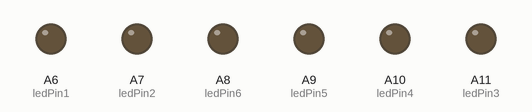
Simulated run of this sketch. Board: Arduino Mega 2560, built with avr-gcc and run on an emulated ATmega2560. Parts: output pins drawn as LEDs (lit = HIGH). Pins used as bus, display or sensor lines are not drawn.

Above: at 0.2 s.
At 1.0 s:
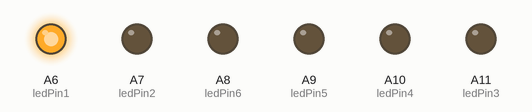
At 2.0 s:
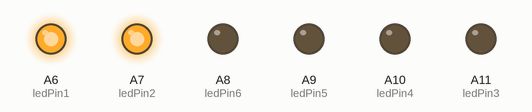
At 3.0 s:
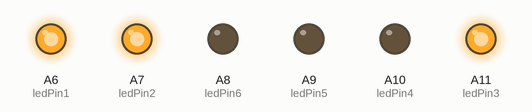
At 5.0 s:
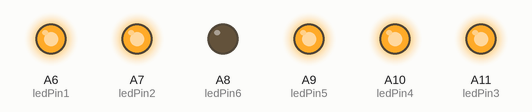
At 9.2 s:
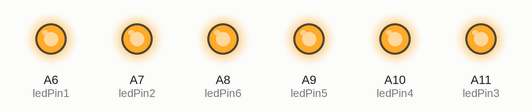
Timing chart, 0 to 16.9 s (numbered marks = the images above):
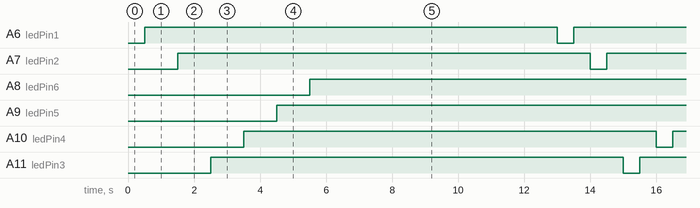

The sketch:

sole_soloniod.ino
```cpp
const int c1 =  A0;
const int c2 =  A1;
const int c3=  A5;
const int c4 =  A4;
const int c5 =  A3;
const int c6 =  A2;

const int ledPin1 =  A6;
const int ledPin2 =  A7;
const int ledPin3 =  A11;
const int ledPin4 =  A10;
const int ledPin5 =  A9;
const int ledPin6 =  A8;

const char charac[]={'a','b','c','d','e','f','g','h','i','j','k','l','m','n','o','p','q','r','s','t','u','v','w','x','y','z','1','2','3','4','5','6','7','8','9','0'};
 const int charv[]={0b000001,0b000101,0b000011,0b001011,0b001001,
                    0b000111,0b001111,0b001101,0b000110,0b001110,
                    0b010001,0b010101,0b010011,0b011011,0b011001,
                    0b010111,0b011111,0b011101,0b010110,0b011110,
                    0b110001,0b110101,0b101110,0b110011,0b111011,0b111001,
                    0b000001,0b000101,0b000011,0b001011,0b001001,
                    0b000111,0b001111,0b001101,0b000110,0b001110,};


//hindi_braille
const int charhv[]={0b000001,0b011010,0b000110,0b011000,0b110001,0b101101,0b001001,0b010010,0b011001,0b100110,0b101000,0b100000,
                    0b010001,0b100010,0b001111,0b100101,0b110010,0b000011,0b100001,0b001110,0b111000,0b001100,
                    0b111110,0b101110,0b100111,0b111111,0b111010,0b011110,0b101011,0b001011,0b110110,0b011011,
                    0b010111,0b011100,0b000101,0b001010,0b010011,0b111011,0b011101,0b010101,0b110101,0b101010,
                    0b100011,0b110111,0b010110,0b001101,0b011111,0b101001 };

const char eng_no[]={0b111010,0b101000,0b100000};
 void Char_or_no(const int charx) //all characters
{


    digitalWrite(c1, !(charx&1));
    digitalWrite(c4, !(charx&2));
    digitalWrite(c2, !(charx&4));
    digitalWrite(c5, !(charx&8));
    digitalWrite(c3, !(charx&16));
    digitalWrite(c6, !(charx&32));
    delay(1000);
    setDefualt();
    delay(500);

}
void Char_sol(const int charx) //all characters
{


    digitalWrite(ledPin1, !(charx&1));
    digitalWrite(ledPin4, !(charx&2));
    digitalWrite(ledPin2, !(charx&4));
    digitalWrite(ledPin5, !(charx&8));
    digitalWrite(ledPin3, !(charx&16));
    digitalWrite(ledPin6, !(charx&32));
    delay(1000);
    setDefualt();
    delay(500);

}
void hindi_sol(const int charhd)
{


    digitalWrite(ledPin1, !(charhd&1));
    digitalWrite(ledPin4, !(charhd&2));
    digitalWrite(ledPin2, !(charhd&4));
    digitalWrite(ledPin5, !(charhd&8));
    digitalWrite(ledPin3, !(charhd&16));
    digitalWrite(ledPin6, !(charhd&32));
    delay(1000);
    setDefualt();
    delay(500);

}
void  solonoidTest( )
{
   digitalWrite(ledPin1, 0);
 delay(500);
 digitalWrite(ledPin1, 1);
 delay(500);
  digitalWrite(ledPin2, 0);
 delay(500);
 digitalWrite(ledPin2, 1);
 delay(500);
 digitalWrite(ledPin3, 0);
 delay(500);
 digitalWrite(ledPin3, 1);
 delay(500);
 digitalWrite(ledPin4, 0);
 delay(500);
 digitalWrite(ledPin4, 1);
 delay(500);
 digitalWrite(ledPin5, 0);
 delay(500);
 digitalWrite(ledPin5, 1);
 delay(500);
 digitalWrite(ledPin6, 0);
 delay(500);
 digitalWrite(ledPin6, 1);
 delay(500);

 delay(500);
}
void  Char_No_Test( )
{
   digitalWrite(c1, 0);
 delay(500);
 digitalWrite(c1, 1);
 delay(500);
  digitalWrite(c2, 0);
 delay(500);
 digitalWrite(c2, 1);
 delay(500);
 digitalWrite(c3, 0);
 delay(500);
 digitalWrite(c3, 1);
 delay(500);
 digitalWrite(c4, 0);
 delay(500);
 digitalWrite(c4, 1);
 delay(500);
 digitalWrite(c5, 0);
 delay(500);
 digitalWrite(c5, 1);
 delay(500);
 digitalWrite(c6, 0);
 delay(500);
 digitalWrite(c6, 1);
 delay(500);

 delay(500);
}
void setDefualt()
{
  digitalWrite(ledPin1, 1);
  digitalWrite(ledPin2, 1);
  digitalWrite(ledPin3, 1);
  digitalWrite(ledPin4, 1);
  digitalWrite(ledPin5, 1);
  digitalWrite(ledPin6, 1);

  digitalWrite(c1, 1);
  digitalWrite(c2, 1);
  digitalWrite(c3, 1);
  digitalWrite(c4, 1);
  digitalWrite(c5, 1);
  digitalWrite(c6, 1);
   delay(2000);

}
void setup() {
   pinMode(ledPin1, OUTPUT);
    pinMode(ledPin2, OUTPUT);
    pinMode(ledPin3, OUTPUT);
    pinMode(ledPin4, OUTPUT);
    pinMode(ledPin5, OUTPUT);
    pinMode(ledPin6, OUTPUT);

    pinMode(c1, OUTPUT);
    pinMode(c2, OUTPUT);
    pinMode(c3, OUTPUT);
    pinMode(c4, OUTPUT);
    pinMode(c5, OUTPUT);
    pinMode(c6, OUTPUT);

}

void loop() {
 // setDefualt();
 solonoidTest();
 Char_No_Test();
}
```

Measured:
- by itself, A6 (ledPin1), A7 (ledPin2), A8 (ledPin6), A9 (ledPin5), A10 (ledPin4), A11 (ledPin3): alternates HIGH for 12.5 s and LOW for 0.50 s
